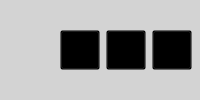
          <widget class="QWidget" name="widget_6" native="true">
           <property name="styleSheet">
            <string notr="true">background-color: rgb(211, 211, 211)</string>
           </property>
           <layout class="QHBoxLayout" name="horizontalLayout_2">
            <property name="leftMargin">
             <number>8</number>
            </property>
            <property name="topMargin">
             <number>2</number>
            </property>
            <property name="rightMargin">
             <number>8</number>
            </property>
            <property name="bottomMargin">
             <number>2</number>
            </property>
            <item>
             <spacer name="horizontalSpacer_3">
              <property name="orientation">
               <enum>Qt::Horizontal</enum>
              </property>
              <property name="sizeHint" stdset="0">
               <size>
                <width>40</width>
                <height>20</height>
               </size>
              </property>
             </spacer>
            </item>
            <item>
             <widget class="QToolButton" name="toolButtonImgMin">
              <property name="minimumSize">
               <size>
                <width>40</width>
                <height>40</height>
               </size>
              </property>
              <property name="styleSheet">
               <string notr="true">QToolButton#toolButtonImgMin
{border-image:url(:/图像缩小normal.png);  background:transparent;}
QToolButton#toolButtonImgMin:hover{border-image:url(:/图像缩小hover.png); }
QToolButton#toolButtonImgMin:pressed{border-image:url(:/图像缩小press.png); }</string>
              </property>
              <property name="text">
               <string/>
              </property>
             </widget>
            </item>
            <item>
             <widget class="QToolButton" name="toolButtonImgMax">
              <property name="minimumSize">
               <size>
                <width>40</width>
                <height>40</height>
               </size>
              </property>
              <property name="styleSheet">
               <string notr="true">QToolButton#toolButtonImgMax
{border-image:url(:/图像放大normal.png);  background:transparent;}
QToolButton#toolButtonImgMax:hover{border-image:url(:/图像放大hover.png); }
QToolButton#toolButtonImgMax:pressed{border-image:url(:图像放大press.png);}</string>
              </property>
              <property name="text">
               <string/>
              </property>
             </widget>
            </item>
            <item>
             <widget class="QToolButton" name="toolButtonImgInitial">
              <property name="minimumSize">
               <size>
                <width>40</width>
                <height>40</height>
               </size>
              </property>
              <property name="styleSheet">
               <string notr="true">QToolButton#toolButtonImgInitial
{border-image:url(:/图像还原normal.png);  background:transparent;}
QToolButton#toolButtonImgInitial:hover{border-image:url(:/图像还原hover.png);  }
QToolButton#toolButtonImgInitial:pressed{border-image:url(:图像还原press.png); }</string>
              </property>
              <property name="text">
               <string/>
              </property>
             </widget>
            </item>
           </layout>
          </widget>
